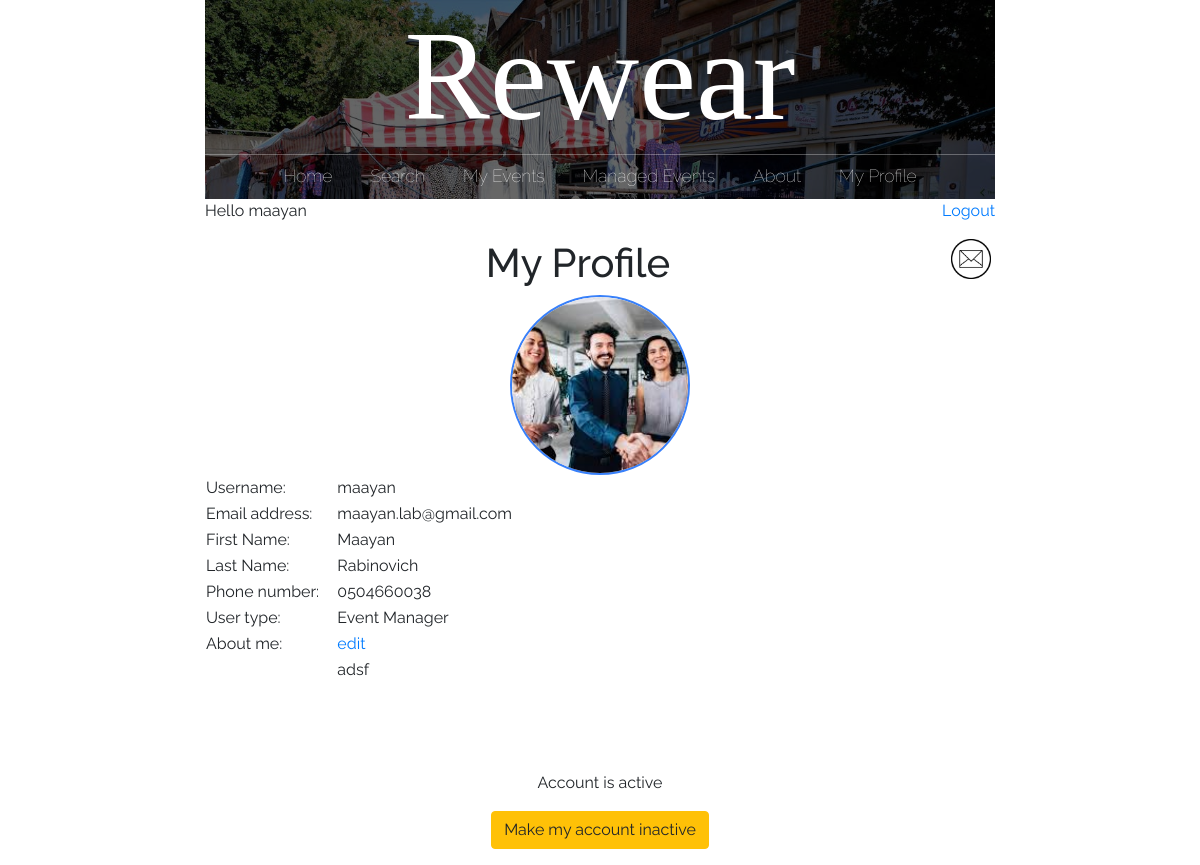
The app's page /profile/ (signed in), older data.
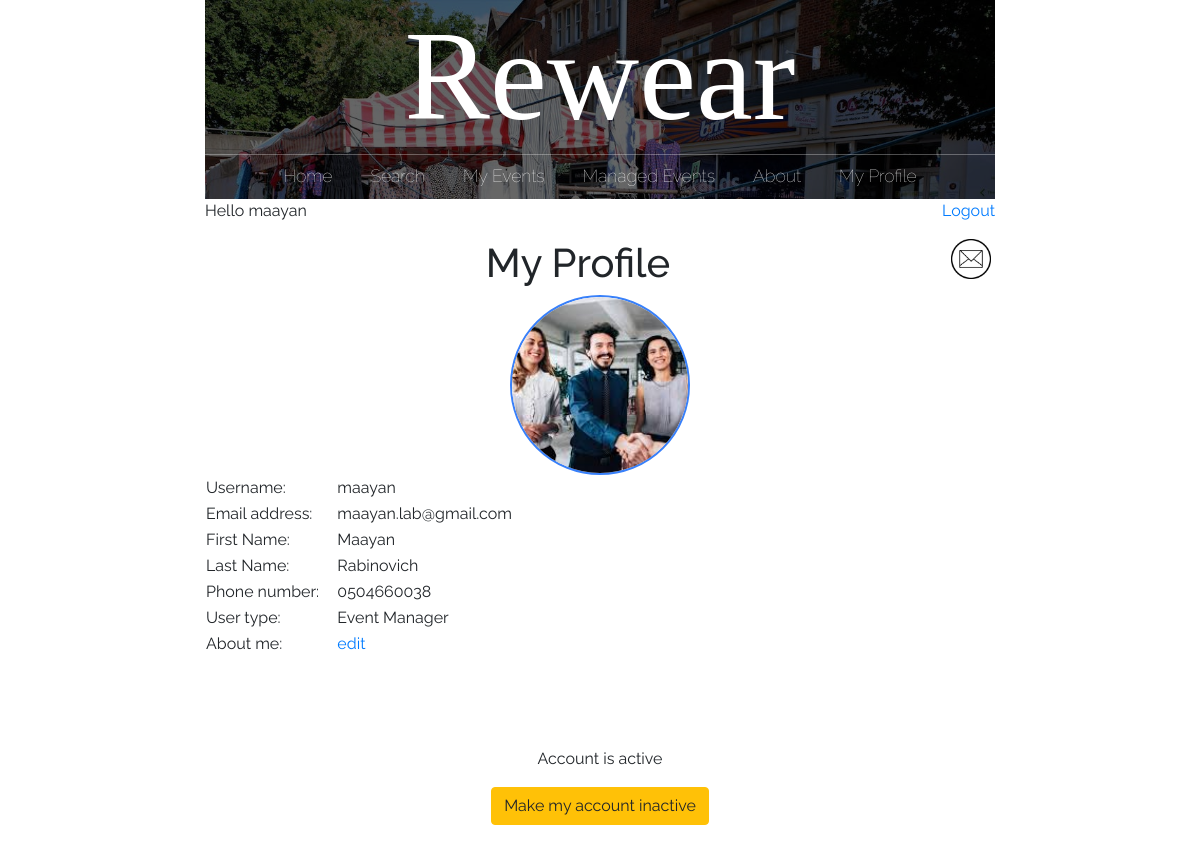
The same page, newer data.
### registry/models.py (models this page shows, shortened)
class UserProfileInfo(models.Model):
    user = models.OneToOneField(User, on_delete=models.CASCADE)
    userType = forms.CharField(label='User type', max_length=10, required=True)
    phone = models.CharField(max_length=10, default=None,)
    picture = models.ImageField(upload_to='static\\media\\profile_pics', blank=True)
    about = models.TextField(max_length=400, default='',)

### main/views.py (the view)
# urls.py: path("profile/", views.myprofile, name="myprofile"),
def myprofile(response):
    profileinfo = UserProfileInfo.objects.get(user=response.user)
    try:
        picture = UserProfileInfo.objects.get(user=response.user).picture
    except:
        picture = None
    try:
        pic_path = picture.path.split("static")[-1]
    except:
        pic_path = None
    new_mail = new_messages(response.user.username)
    return render(response, "main/myprofile.html", {
        'profileinfo': profileinfo,
        'profile_pic': picture,
        'pic_path': pic_path,
        'cur_user': response.user,
        'new_mail': new_mail,
    })

### main/views.py (called while the page is built)
def new_messages(username):
    try:
        messages = Message.objects.filter(recipient=User.objects.filter(username=username)[0])
        for m in messages:
            if not m.is_read:
                return True
        return False
    except:
        return False

### main/templates/main/myprofile.html (shortened to what this page needs)
{% extends 'main/base.html' %}
{% load crispy_forms_tags %}
{% load static %}
{% block content %}
<center><h1>My Profile</h1></center>
{% if not user.is_authenticated %}
	<p>Not logged into any account.</p>
	<a href="/login/"><p>Login</p></a>
{% else %}
	{% if profile_pic %}
	<center>
		<img src="{% static pic_path %}" alt="Avatar" height=180px width=180px class="profimg">
	</center>
	{% endif %}
	<table>
		<tr>
			<td>Username:&nbsp;&nbsp;&nbsp;</td>
			<td>{{user.username}}</td>
		</tr>
		<tr>
			<td>Email address:&nbsp;&nbsp;&nbsp;&nbsp;</td>
			<td>{{user.email}}</td>
		</tr>
		{% if user.first_name %}
		<tr>
			<td>First Name:&nbsp;&nbsp;&nbsp;&nbsp;</td>
			<td>{{user.first_name.capitalize}}</td>
		</tr>
		{% endif %}
		{% if user.last_name %}
		<tr>
			<td>Last Name:&nbsp;&nbsp;&nbsp;&nbsp;</td>
			<td>{{user.last_name.capitalize}}</td>
		</tr>
		{% endif %}
		{% if profileinfo.phone %}
		<tr>
			<td>Phone number:&nbsp;&nbsp;&nbsp;&nbsp;</td>
			<td>{{profileinfo.phone}}</td>
		</tr>
		{% endif %}
		<tr>
			<td>User type:&nbsp;&nbsp;&nbsp;&nbsp;</td>
			<td>
				{% if cur_user.groups.all.0.name == "eventManager" %}
				Event Manager
				{% else %}
				Buyer
				{% endif %}
			</td>
		</tr>
		<tr>
			<td>About me:&nbsp;&nbsp;&nbsp;&nbsp;</td>
			<td><a href="/editabout/">edit</a><td>
		<tr>
			<td></td>
			<td>{{profileinfo.about|linebreaks}}<td>
		</tr>
	</table>
	<br><br><br>
<center>
	{% if user.is_active %}
	<p>Account is active</p>
	<form method="POST" action="/areyousure/" class="form-group">
		<button class="btn btn-warning">Make my account inactive</button>
	</form>
	{% endif %}
</center>
{% endif %}
{% endblock %}%}

Row changes from the older to the newer data that the page shows:
changed UserProfileInfo: about "adsf" → (not shown)
